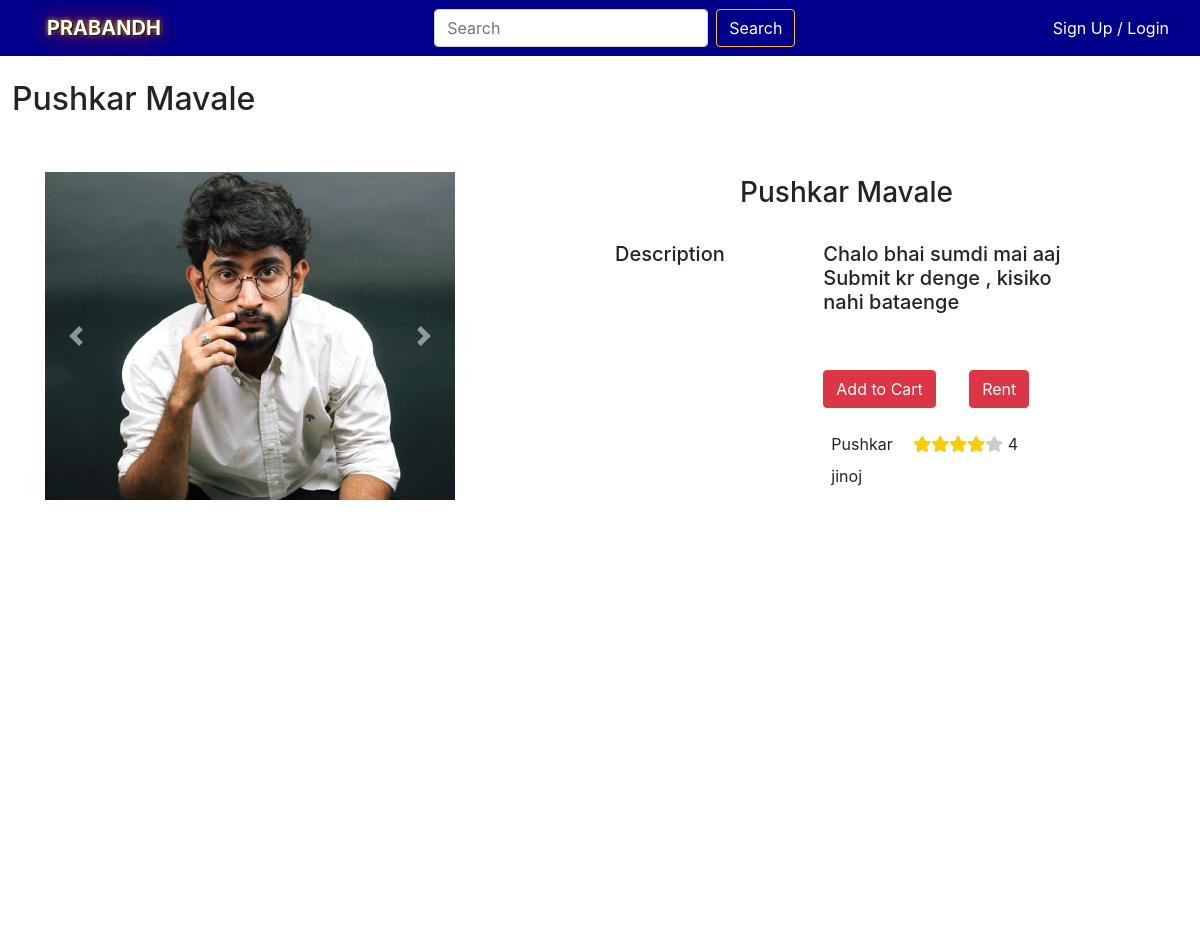
Page /Image/2 on the earlier database version.
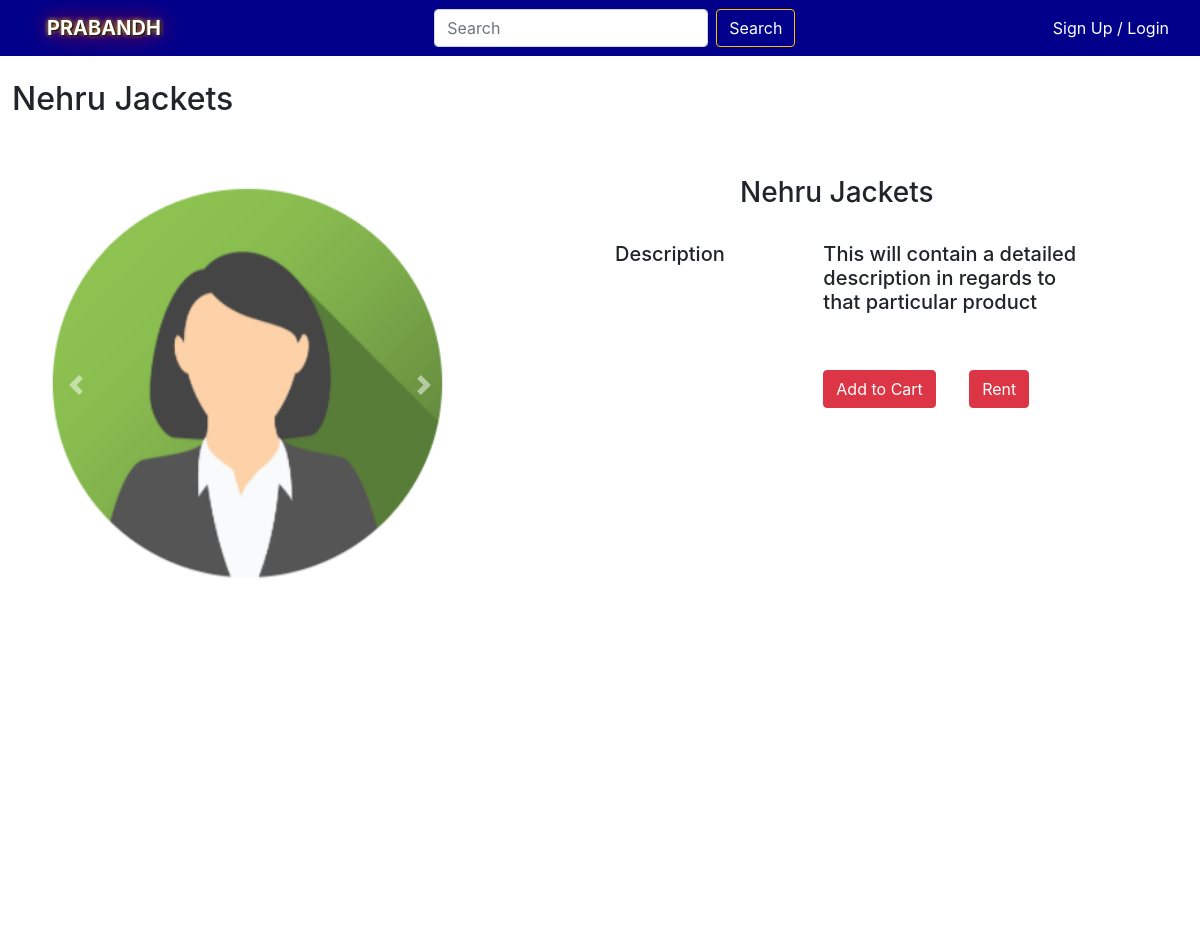
Same page on the later database version.
### Rent/models.py (models this page shows)
class Product(models.Model):
    seller_of_item=models.ForeignKey(Seller,related_name='seller_of_item', on_delete=models.CASCADE)
    availability=models.BooleanField(default=True)
    title=models.CharField(max_length=20)
    category = models.ForeignKey(Category, on_delete=models.SET_NULL, blank=True, null=True)
    subcategory=models.ForeignKey(Subcategory,on_delete=models.SET_NULL, blank=True, null=True)
    rental_price=models.IntegerField()
    about=models.TextField()
    deposit=models.IntegerField()
    image_of_product=models.ImageField(upload_to='title_photos')
    def __str__(self):
        return self.title

class Ratings(models.Model):
    rating_for_product=models.ForeignKey(Product, related_name='rating_for_product', on_delete=models.CASCADE)
    rating_by=models.ForeignKey(User, related_name='rating_by', on_delete=models.CASCADE)
    rating=models.FloatField()
    review=models.TextField()

### Rent/views.py (the view)
# urls.py: path('Image/<prod_id>',views.Prod_view,name="Prod_view"),
def Prod_view(request, prod_id):
    request.session['p_id']=prod_id
    ppk=prod_id
    obj = Ratings.objects.filter(rating_for_product = Product.objects.get(id=ppk))
    context={
        'Product':Photo.objects.filter(product_photo__id=ppk),
        'pro':Product.objects.get(id=ppk),
        'pform':PhotoForm,
        'object': obj
    }
    print(Photo.objects.filter(product_photo__id=ppk))
    print(Product.objects.get(id=ppk))
    if str(request.user) == str(Product.objects.get(id=ppk).seller_of_item):
        print(str(request.user) + " " + str(Product.objects.get(id=ppk).seller_of_item))
        return render(request, 'Rent/ProdView.html', context)
    else:
        print(str(request.user) + " " + str(Product.objects.get(id=ppk).seller_of_item))
        return render(request, 'Rent/ProdViewCust.html', context)

### User/models.py (called while the page is built)
    def __str__(self):
        return self.seller.username

### Rent/templates/Rent/ProdViewCust.html (shortened to what this page needs)
{% extends 'User/basic.html' %}
{% load static %}
{% block css %}
<link rel="stylesheet" href="{% static 'Rent/css/ProdViewCust.css' %}?{% now "U" %}">
<link rel="stylesheet" href="https://use.fontawesome.com/releases/v5.0.8/css/all.css">
<link rel="stylesheet" href="https://maxcdn.bootstrapcdn.com/bootstrap/4.0.0/css/bootstrap.min.css">
{% endblock %}
{% block content %}
<div class="container-fluid">
    <br>
    <div class="row">
        <h2>{{ pro.title }}</h2>
        <br>
        <br>
        <br>
        <div class="col-sm-5 left1">
            <div class="col-12 left">
                {% include 'Rent/loop.html' %}
            </div>
        </div>
        <div class="col-sm-1"></div>
        <div class="col-sm-5 right col-xs-12">
            <div class="row">
                <div class="col-12">
                    <br>
                    <div class="row justify-content-center">
                        <div class="col-6">
                            <h3>{{ pro.title }}</h3>
                        </div>
                    </div>
                    <br>
                    <div class="row">
                        <div class="col-5">
                            <h5>Description</h5>
                        </div>
                        <div class="col-7">
                            <div class="aboutblock">
                                <h5>{{ pro.about }}</h5>
                            </div>
                            <br>
                            <form method="POST" class="photoform" enctype="multipart/form-data">
                                <br>
                                <div class="row">
                                    <div class="col-sm">
                                        <a href="/cartadd/{{pro.id}}" class="btn btn-danger file" data-val="{{ pro.id }}" type="submit">Add to Cart</a>
                                    </div>
                                    <div class="col-sm product">
                                        <button class="btn btn-danger">Rent</button>
                                    </div>
                                </div>
                            </form>
                            <br>
                            <div>
                                <div class="table table-striped">
                                    <div>
                                        {% for i in object %}
                                        <div class="{{ i.rating_by }}">
                                            <span>{{ i.rating_by }}</span>
                                            <span>
                                                <div class="stars-outer">
                                                    <div class="stars-inner"></div>
                                                </div>
                                                <span class="number-rating"></span>
                                            </span>
                                            <div>{{ i.review }}</div>
                                        </div>
                                        <br>
                                        {% endfor %}
                                    </div>
                                </div>
                            </div>
                        </div>
                    </div>
                </div>
            </div>
        </div>
    </div>
</div>
{% endblock %}

### User/templates/User/basic.html (shortened to what this page needs)
<!DOCTYPE html>
<html lang="en">
<head>
  <link href="https://cdn.jsdelivr.net/npm/bootstrap@5.1.0/dist/css/bootstrap.min.css" rel="stylesheet"
>
  {% block css %}{% endblock css %}
</head>
  <body>
      <nav class="navbar navbar-dark " style="background-color:darkblue;">
          <div class="container-fluid">
            <div class="me-4 mx-3">
              <b>
              <a href="/" class="navbar-brand" style="color: white; text-shadow: 1px 1px 2px black, 0 0 25px red, 0 0 5px yellow;">
              PRABANDH</a>
                </b>
            </div>
            <form class="d-flex" method='get' action='/search/1'>
              <input class="form-control me-2" type="text" placeholder="Search" aria-label="Search" name="search" id="search">
              <button class="btn btn-outline-warning" type="submit" ><a href="/search/1" style="color:white; text-decoration: none;" >Search </a></button>
            </form>
            <div class="color">
              {% if user.is_authenticated %}
                <a href="/user/profile" class="text-decoration-none" style="color: white">Welcome, {{user}}</a>
                <a href="/user/logout" class="text-decoration-none mx-2" style="color: white">logout</a>
              {% else %}
                <a href="/user/" class="text-decoration-none" style="color: white">Sign Up</a>
                <span style="color: white">/</span>
                <a href="/user/login" class="text-decoration-none" style="color: white">Login</a>
              {% endif %}
            </div>
          </div>
      </nav>
  {% block content %}{% endblock %}
    </body>
</html>

### Rent/templates/Rent/loop.html (shortened to what this page needs)
    <div class="col-12 k">
        <div id="carouselExampleControls" class="carousel slide" data-bs-ride="carousel">
            <div class="carousel-inner">
                    <div class="carousel-item active">
                        <img src="{{ pro.image_of_product.url }}" class="d-block w-100" alt="...">
                    </div>
            </div>
            <button class="carousel-control-prev" type="button" data-bs-target="#carouselExampleControls" data-bs-slide="prev">
              <span class="carousel-control-prev-icon" aria-hidden="true"></span>
            </button>
            <button class="carousel-control-next" type="button" data-bs-target="#carouselExampleControls" data-bs-slide="next">
              <span class="carousel-control-next-icon" aria-hidden="true"></span>
            </button>
          </div>
    </div>

### Rent/static/Rent/css/ProdViewCust.css (style rules this page uses)
.left1 { height: max-content; overflow: hidden; transition: 0.5s ease-in; }
.left { background-color: white; transition: 0.5s ease-in; padding: 20px; overflow: hidden; height: inherit; overflow-y: scroll; transition: 0.5s ease-in; }
.right { background-color: white; height: 100vh; }
.aboutblock { display: block; word-wrap: break-word; overflow: hidden; overflow-y: scroll; max-height: 130px; border-radius: 1px; }
h5 { color: black; font-family: "Nunito Sans", "Helvetica Neue", sans-serif; font-weight: 900; font-size: 22px; margin-bottom: 10px; }
h2, h3 { color: black; font-family: "Nunito Sans", "Helvetica Neue", sans-serif; font-weight: 900; margin-bottom: 10px; }
body { background-image: white; }

Differences in the rows shown:
no longer on this page (row edited): Ratings: rating_by "Pushkar", review "jinoj"
changed Product: title "Pushkar Mavale" → "Nehru Jackets"; image_of_product: a different picture; about "Chalo bhai sumdi mai aaj Submit kr denge , kisiko nahi bataenge" → "This will contain a detailed description in regards to that particular product"
